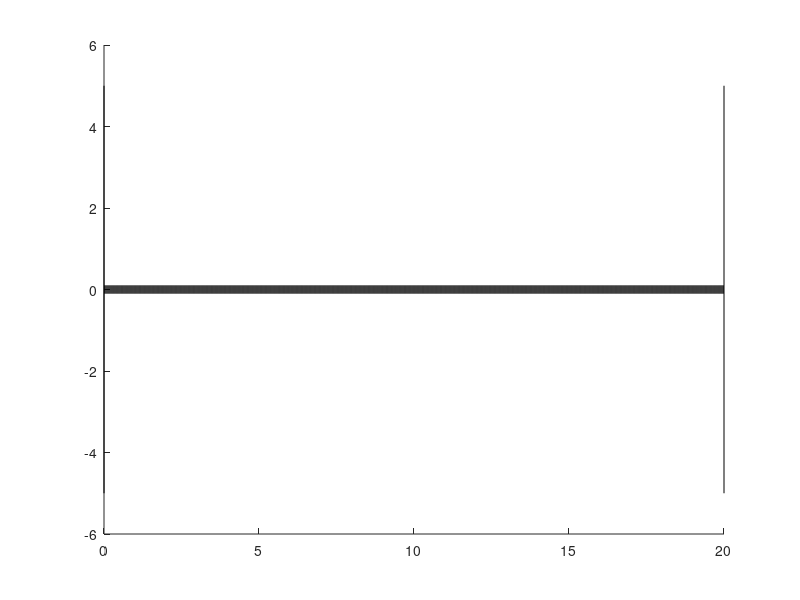

The MATLAB script that drew this image: (Note: this script raises an error after producing the figure.)
%% GINPUT()-BASED FEM FOR HEAT TRANSFER IN A 1D BAR ======================
% This code solves for the temperature distribution through a bar of 
% length 20 and nodes/sources defined using the  ginput() function. The
% governing equation is  s(x) + k * d^2(f)/dx^2 = 0.

% ==== CONSTANTS ====
% k  == thermal diffusivity
% q0 == heat flux from the left side of the bar
% fL == temperature defined on the right side of the bar
% x  == array containing the x-values of each node
% NE == number of elements 
% h  == array containing the length of each element

% ==== MATRICIES ====
% D  == Diffusion matrix
% M  == Mass matrix
% f  == 1D matrix of temperature values at each element
% s  == Source matrix
% c  == boundary conditions

% Developed by Dan Sweeney (26 September 2014)
% Last updated: 5 November 2014
% ========================================================================

clear; clc;
%% User Input Handling
% Generate a function
figure(1);
hold all;
xbeam = linspace(0, 20, 1000);
ybeam = zeros(length(xbeam), 1);
plot(xbeam, ybeam, '-black','LineWidth', 6);

% Define source position with ginput
[xsource, ysource] = ginput;
plot(xsource, zeros(length(xsource), 1), 'or', 'LineWidth', 6);

% Define nodes  with ginput
[xnode, ynode] = ginput;

% Add in source positions to node list
x = cat(1, xsource, xnode);
x = cat(1, x, max(xbeam));
x = cat(1, min(xbeam), x);
for i = 1:length(x)
    line([x(i), x(i)], [-5, 5], 'Color', [0, 0, 0]);
end

% Sort list of divisions form ginput for h
x = mergesort(x);
h = zeros(length(x)-1, 1);

for i = 1:length(x)-1
    h(i) = x(i+1) - x(i);
end
h(h == 0) = [];
NE = length(h);

%% FEM Calculations

% Initialize Matricies
D = zeros(NE, NE);
M = zeros(NE, NE+1);
f = zeros(NE, 1);
s = zeros(NE+1, 1);
c = zeros(NE, 1);

% Assemble the D matrix
for i = 1:NE
    for j = 1:NE
        if i == 1 && j == 1
            D(i, j) = 1/h(i);
            
        elseif i == j &&  i ~= 1
            D(i, j) = 1/h(i) + 1/h(i-1);
            
        elseif i == j + 1
            D(i, j) = -1/h(i-1);
            
        elseif i == j - 1
            D(i, j) = -1/h(i);
        else
            D(i, j) = 0;
        end
    end
end

% Assemble M matrix
for i = 1:NE
    for j = 1:NE+1
        if i == 1 && j == 1
            M(i, j) = h(i)/3;
            
        elseif i == j && i ~= 1 && i ~= NE+1
            M(i, j) = h(i)/3 + h(i-1)/3;
            
        elseif i == j + 1
            M(i, j) = h(i-1)/6;
            
        elseif i == j - 1
            M(i, j) = h(i)/6;
            
        else
            M(i, j) = 0;
        end
    end
end

% Set up boundary conditions with c and s matricies
q0 = 0;
k = 5;
fL = 24;

c(1) = q0/k;
c(end) = fL/h(end);

% Set up source term
for i = 1:length(xsource)
    source_index(i) = find(x == xsource(i), 1, 'first');
end

if length(source_index) > 0
    s(source_index) = 1; % set all sources to 1
end

% Solve for f
b = c + 1/k * M * s;
f = inv(D) * b;

% Add in known node values
f = cat(1, f, fL);

%% Plotting
% Plot f with color-coded elements and legend
figure(1);
plot(x, f, '--r', 'LineWidth', 3);
xlabel('Length along bar (m)');
ylabel('Temp. (T)');
hold off;
